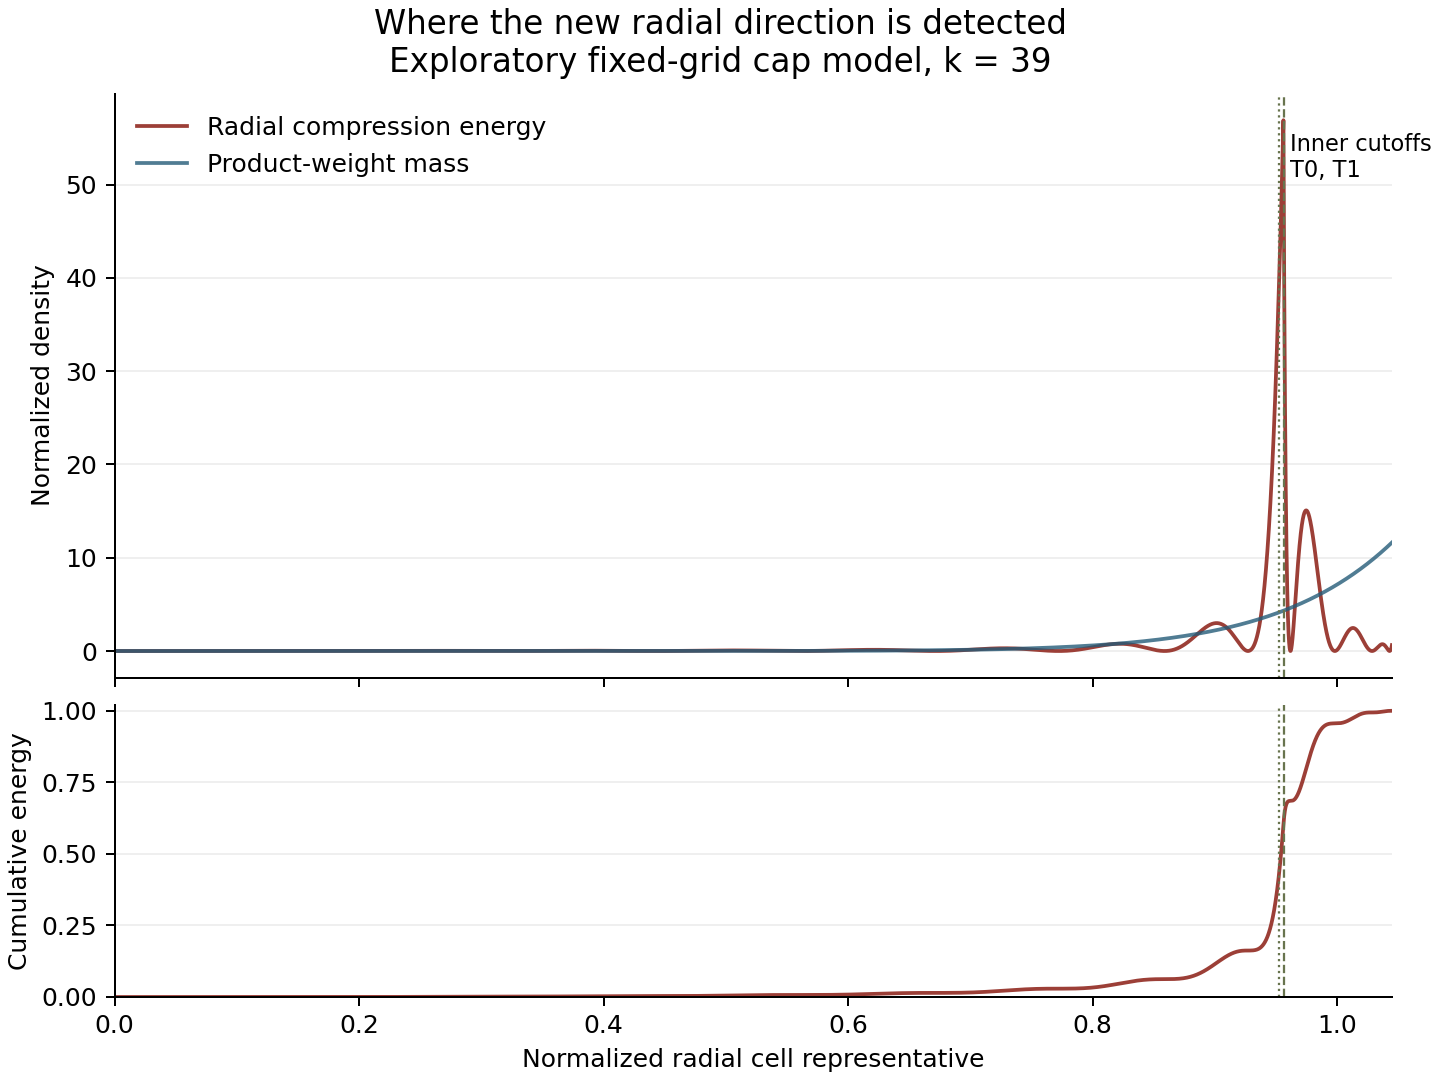

The Python source for this figure:
"""Locate the observed energy of the frozen radial compression, not the full residual."""
from pathlib import Path
import argparse
import hashlib
import json
from fractions import Fraction

import matplotlib
matplotlib.use("Agg")
import matplotlib.pyplot as plt
import numpy as np

HERE = Path(__file__).resolve().parent


def main():
    parser = argparse.ArgumentParser(description=__doc__)
    parser.add_argument("--input", type=Path, default=HERE.parent / "residual-trial/radial_residual_n98304_cut1e-09_tilt20_compact.npz")
    args = parser.parse_args()
    with np.load(args.input, allow_pickle=False) as data:
        q, h, s = data["q"], data["h"], data["radial"]
    positive = np.maximum(q, 0)
    energy = positive * h * h
    cdf = np.cumsum(energy) / np.sum(energy)
    quantiles = {str(a): float(s[np.searchsorted(cdf, a)]) for a in [.01, .05, .1, .25, .5, .75, .9, .95, .99]}
    rs, radius = Fraction(".2624989"), Fraction(".2742997")
    S = float(radius / rs)
    T0 = float(Fraction("1.997") - radius / rs)
    T1 = float((Fraction(".5252997") - radius) / rs)
    mesh = float(s[1] - s[0])
    fig, axes = plt.subplots(2, 1, figsize=(8, 6), sharex=True, constrained_layout=True,
                             gridspec_kw={"height_ratios": [2, 1]})
    axes[0].plot(s, energy / np.sum(energy) / mesh, color="#9c3f37", label="Radial compression energy")
    axes[0].plot(s, positive / np.sum(positive) / mesh, color="#245b78", label="Product-weight mass", alpha=.8)
    axes[0].set_ylabel("Normalized density")
    axes[0].legend(frameon=False, loc="upper left")
    axes[1].plot(s, cdf, color="#9c3f37")
    axes[1].set_ylabel("Cumulative energy")
    axes[1].set_xlabel("Normalized radial cell representative")
    for ax in axes:
        ax.axvline(T0, color="#68744e", linestyle=":", linewidth=.9)
        ax.axvline(T1, color="#68744e", linestyle="--", linewidth=.9)
        ax.spines[["top", "right"]].set_visible(False)
        ax.grid(axis="y", alpha=.2)
    axes[0].text(T1+.005, axes[0].get_ylim()[1]*.85, "Inner cutoffs\nT0, T1", fontsize=9)
    axes[1].set_xlim(0, S)
    axes[1].set_ylim(0, 1.02)
    fig.suptitle("Where the new radial direction is detected\nExploratory fixed-grid cap model, k = 39", fontsize=13)
    fig.savefig(HERE / "radial_energy_profile.png", dpi=180)
    plt.close(fig)
    out = {"status": "Exploratory diagnostic of the frozen radial projection only",
           "input": args.input.name, "input_sha256": hashlib.sha256(args.input.read_bytes()).hexdigest(),
           "energy_quantiles": quantiles, "peak_radial": float(s[np.argmax(energy)]),
           "energy_above_1_fraction": float(np.sum(energy[s > 1]) / np.sum(energy)),
           "inner_cutoffs": {"T0": T0, "T1": T1}, "outer_radius_S": S,
           "rounding_convention": "Negative q values are set to zero for the plot; h is already zero there.",
           "interpretation_limit": "Concentration near an inner cutoff does not prove causation or bound the uncomputed full residual. Product-weight mass is G^2 mass, not the optimized f^2 mass."}
    (HERE / "radial_energy_profile.json").write_text(json.dumps(out, indent=2) + "\n")
    print(json.dumps(out, indent=2))


if __name__ == "__main__":
    main()
